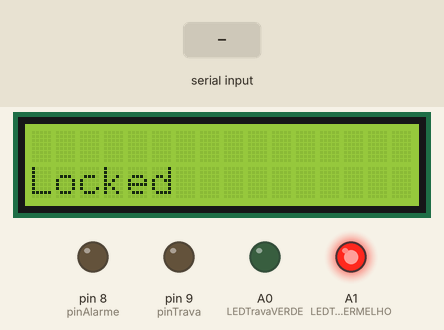
Simulated run of this sketch. Board: Arduino Uno, built with avr-gcc and run on an emulated ATmega328P. Shown: 16×2 character LCD, output pins drawn as LEDs (lit = HIGH). Dashed ring = blinking. Inputs (shaded band) come from the test bench.

Above: at 1.2 s.
1.3 s: "Pass\n" received over Serial
At 1.6 s:
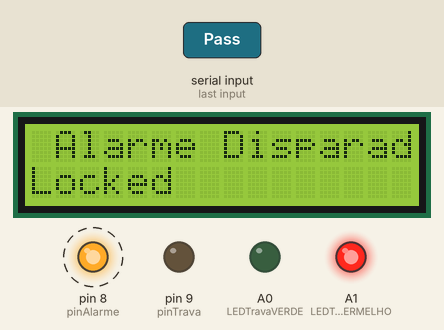
At 4.1 s:
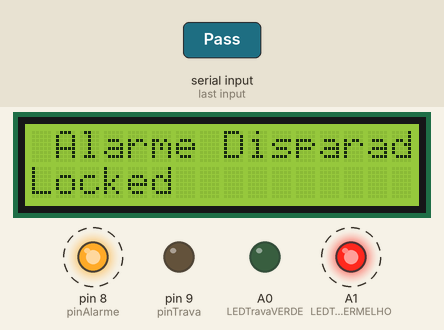
Timing chart, 0 to 10.3 s (numbered marks = the images above; inputs shaded):
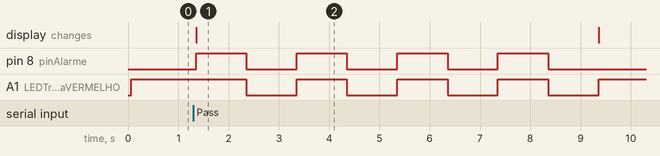

The sketch:

ISE_MaquinaDeMealy.ino
```cpp
/*
   Título: Demostração de uma Máquina de Estado
   Autor: Paulo Ricardo Dutra Ribeiro da Silva
   Data: 19/08/2019

   Demonstrates the use a 16x2 LCD display

    The circuit:
   LCD RS pin to digital pin 12
   LCD Enable pin to digital pin 11
   LCD D4 pin to digital pin 5
   LCD D5 pin to digital pin 4
   LCD D6 pin to digital pin 3
   LCD D7 pin to digital pin 2
   LCD R/W pin to ground
   10K resistor:
     ends to +5V and ground
     wiper to LCD VO pin (pin 3)
*/
#include <LiquidCrystal.h>

//-------------------------------------------------------------------------------
const int pinAlarme = 8;
const int pinTrava = 9;
const int LEDTravaVERDE = A0;
const int LEDTravaVERMELHO = A1;
const int rs = 12, en = 11, d4 = 5, d5 = 4, d6 = 3, d7 = 2;
//-------------------------------------------------------------------------------
enum State {Locked, Unlocked};
//enum Event {Pass, Coin};
//-------------------------------------------------------------------------------
LiquidCrystal lcd(rs, en, d4, d5, d6, d7);
//-------------------------------------------------------------------------------

void Unlock() {

  static State s;
  digitalWrite(LEDTravaVERMELHO, LOW);
  digitalWrite(LEDTravaVERDE, HIGH);
  digitalWrite(pinTrava, HIGH);
  s = Unlocked;
  lcd.clear();
  lcd.setCursor(0, 3);
  lcd.print("Unlocked");

}

void Lock() {

  static State s;
  digitalWrite(LEDTravaVERDE, LOW);
  digitalWrite(LEDTravaVERMELHO, HIGH);
  digitalWrite(pinTrava, LOW);
  s = Locked;
  lcd.clear();
  lcd.setCursor(0, 4);
  lcd.print("Locked");

}

void Thankyou() {

  lcd.setCursor(1, 2);
  lcd.print("Thank You !");
  delay(3000);
  lcd.setCursor(1, 2);
  lcd.print("           ");

}

void Alarm() {

  lcd.setCursor(1, 0);
  lcd.print("Alarme Disparado");
  for (int i = 0; i <= 3; i++) {
    digitalWrite(pinAlarme, HIGH);
    digitalWrite(LEDTravaVERMELHO, HIGH);
    delay(1000);
    digitalWrite(pinAlarme, LOW);
    digitalWrite(LEDTravaVERMELHO, LOW);
    delay(1000);
  }
  lcd.setCursor(1, 0);
  lcd.print("                ");

}

void Transition(int e) {

  static State s;
  switch (s) {
    case Locked:
      switch (e) {
        case 0:
          s = Unlocked;
          Unlock();
          break;
        case 1:
          Alarm();
          break;
      }
    case Unlocked:
      switch (e) {
        case 0:
          Thankyou();
          break;
        case 1:
          s = Locked;
          Lock();
          break;
      }
      break;
  }

}

String leStringSerial() {
  String conteudo = "";
  char caractere;

  // Enquanto receber algo pela serial
  while (Serial.available() > 0) {
    // Lê byte da serial
    caractere = Serial.read();
    // Ignora caractere de quebra de linha
    if (caractere != '\n') {
      // Concatena valores
      conteudo.concat(caractere);
    }
    // Aguarda buffer serial ler próximo caractere
    delay(10);
  }

  return conteudo;
}

void setup() {
  //-------------------------------------------------------------------------------
  pinMode(pinAlarme, OUTPUT);
  pinMode(pinTrava, OUTPUT);
  pinMode(LEDTravaVERDE, OUTPUT);
  pinMode(LEDTravaVERMELHO, OUTPUT);
  lcd.begin(16, 2);
  Serial.begin(9600);
  static State s;
  //-------------------------------------------------------------------------------
  digitalWrite(LEDTravaVERDE, HIGH);
  digitalWrite(pinTrava, LOW);
  s = Locked;
  lcd.setCursor(0, 4);
  lcd.print("Locked");
  digitalWrite(LEDTravaVERMELHO, HIGH);
  Lock();

}

void loop() {
int e;
  if (Serial.available() > 0) {
    // Lê toda string recebida
    String recebido = leStringSerial();

    if (recebido == "Coin" && "COIN" && "coin") {
    	e = 0;
      Transition(e);
    }

    if (recebido == "Pass" && "PASS" && "pass") {
    	e = 1;
      Transition(e);
    } else {
      Serial.print("Valor Inválido");
    }
  }
}
```

Measured:
- after the input at 1.3 s, pin 8 (pinAlarme): alternates HIGH for 1.0 s and LOW for 1.0 s, 8 changes in all, then stays LOW, starting after 0.05 s; A1 (LEDTravaVERMELHO): alternates HIGH for 1.0 s and LOW for 1.0 s, starting after 1.1 s; the display: changes after 0.05 s (image 1)
